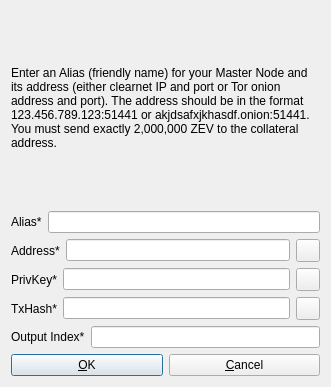
<?xml version="1.0" encoding="UTF-8"?>
<ui version="4.0">
 <class>AddEditAdrenalineNode</class>
 <widget class="QDialog" name="AddEditAdrenalineNode">
  <property name="geometry">
   <rect>
    <x>0</x>
    <y>0</y>
    <width>331</width>
    <height>387</height>
   </rect>
  </property>
  <property name="windowTitle">
   <string>Add/Edit Zevno Node</string>
  </property>
  <property name="styleSheet">
   <string notr="true"/>
  </property>
  <property name="modal">
   <bool>true</bool>
  </property>
  <layout class="QVBoxLayout" name="verticalLayout">
   <item>
    <widget class="QLabel" name="label_9">
     <property name="sizePolicy">
      <sizepolicy hsizetype="Preferred" vsizetype="Expanding">
       <horstretch>0</horstretch>
       <verstretch>0</verstretch>
      </sizepolicy>
     </property>
     <property name="text">
      <string>&lt;html&gt;&lt;head/&gt;&lt;body&gt;&lt;p&gt;Enter an Alias (friendly name) for your Master Node and its address (either clearnet IP and port or Tor onion address and port). The address should be in the format 123.456.789.123:51441 or akjdsafxjkhasdf.onion:51441. You must send exactly 2,000,000 ZEV to the collateral address.&lt;/p&gt;&lt;/body&gt;&lt;/html&gt;</string>
     </property>
     <property name="wordWrap">
      <bool>true</bool>
     </property>
    </widget>
   </item>
   <item>
    <layout class="QHBoxLayout" name="horizontalLayout_4">
     <property name="bottomMargin">
      <number>0</number>
     </property>
     <item>
      <widget class="QLabel" name="label_4">
       <property name="text">
        <string>Alias*</string>
       </property>
      </widget>
     </item>
     <item>
      <widget class="QLineEdit" name="aliasLineEdit"/>
     </item>
    </layout>
   </item>
   <item>
    <layout class="QHBoxLayout" name="horizontalLayout_5">
     <property name="bottomMargin">
      <number>0</number>
     </property>
     <item>
      <widget class="QLabel" name="label_6">
       <property name="text">
        <string>Address*</string>
       </property>
      </widget>
     </item>
     <item>
      <widget class="QLineEdit" name="addressLineEdit"/>
     </item>
     <item>
      <widget class="QToolButton" name="AddEditAddressPasteButton">
       <property name="toolTip">
        <string>Paste address from clipboard</string>
       </property>
       <property name="text">
        <string/>
       </property>
       <property name="icon">
        <iconset resource="../bitcoin.qrc">
         <normaloff>:/icons/editpaste</normaloff>:/icons/editpaste</iconset>
       </property>
       <property name="shortcut">
        <string>Alt+P</string>
       </property>
      </widget>
     </item>
    </layout>
   </item>
   <item>
    <layout class="QHBoxLayout" name="horizontalLayout_3">
     <property name="bottomMargin">
      <number>0</number>
     </property>
     <item>
      <widget class="QLabel" name="label_5">
       <property name="text">
        <string>PrivKey*</string>
       </property>
      </widget>
     </item>
     <item>
      <widget class="QLineEdit" name="privkeyLineEdit"/>
     </item>
     <item>
      <widget class="QToolButton" name="AddEditPrivkeyPasteButton">
       <property name="toolTip">
        <string>Paste address from clipboard</string>
       </property>
       <property name="text">
        <string/>
       </property>
       <property name="icon">
        <iconset resource="../bitcoin.qrc">
         <normaloff>:/icons/editpaste</normaloff>:/icons/editpaste</iconset>
       </property>
       <property name="shortcut">
        <string>Alt+P</string>
       </property>
      </widget>
     </item>
    </layout>
   </item>
   <item>
    <layout class="QHBoxLayout" name="horizontalLayout_2">
     <property name="bottomMargin">
      <number>0</number>
     </property>
     <item>
      <widget class="QLabel" name="label_2">
       <property name="text">
        <string>TxHash*</string>
       </property>
      </widget>
     </item>
     <item>
      <widget class="QLineEdit" name="txhashLineEdit"/>
     </item>
     <item>
      <widget class="QToolButton" name="AddEditTxhashPasteButton">
       <property name="toolTip">
        <string>Paste address from clipboard</string>
       </property>
       <property name="text">
        <string/>
       </property>
       <property name="icon">
        <iconset resource="../bitcoin.qrc">
         <normaloff>:/icons/editpaste</normaloff>:/icons/editpaste</iconset>
       </property>
       <property name="shortcut">
        <string>Alt+P</string>
       </property>
      </widget>
     </item>
    </layout>
   </item>
   <item>
    <layout class="QHBoxLayout" name="horizontalLayout_8">
     <property name="bottomMargin">
      <number>0</number>
     </property>
     <item>
      <widget class="QLabel" name="label_8">
       <property name="text">
        <string>Output Index*</string>
       </property>
      </widget>
     </item>
     <item>
      <widget class="QLineEdit" name="outputindexLineEdit"/>
     </item>
    </layout>
   </item>
   <item>
    <layout class="QHBoxLayout" name="horizontalLayout_Buttons">
     <item>
      <widget class="QPushButton" name="okButton">
       <property name="text">
        <string>&amp;OK</string>
       </property>
      </widget>
     </item>
     <item>
      <widget class="QPushButton" name="cancelButton">
       <property name="text">
        <string>&amp;Cancel</string>
       </property>
       <property name="autoDefault">
        <bool>false</bool>
       </property>
      </widget>
     </item>
    </layout>
   </item>
  </layout>
 </widget>
 <resources>
  <include location="../bitcoin.qrc"/>
 </resources>
 <connections/>
</ui>
